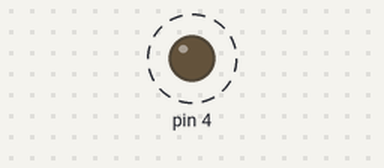
The sketch below on a simulated Arduino Uno, built with avr-gcc and run on an emulated ATmega328P. On the bench: output pins drawn as LEDs (lit = HIGH). Dashed ring = blinking.

Above: at 0.04 s.
Timing chart, 0 to 3.0 s (numbered marks = the images above):
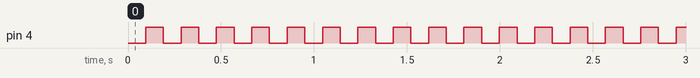

Measured:
- by itself, pin 4: alternates HIGH for 0.10 s and LOW for 0.10 s

The sketch:

RFHA.ino
```cpp
#include <RCSwitch.h>

RCSwitch mySwitch = RCSwitch();

void setup() {
  Serial.begin(9600);
  mySwitch.enableReceive(1);

  pinMode(4,OUTPUT);
  digitalWrite(4,0);
}

void loop() {
  digitalWrite(4,0);
  delay(95);
  while (mySwitch.available()) {

    Serial.print("433MHz: ");
    Serial.println( mySwitch.getReceivedValue() );
    mySwitch.resetAvailable();
  }

  digitalWrite(4,1);
  delay(95);
  while (mySwitch.available()) {

    Serial.print("315MHz: ");
    Serial.println( mySwitch.getReceivedValue() );
    mySwitch.resetAvailable();
  }

}
```
